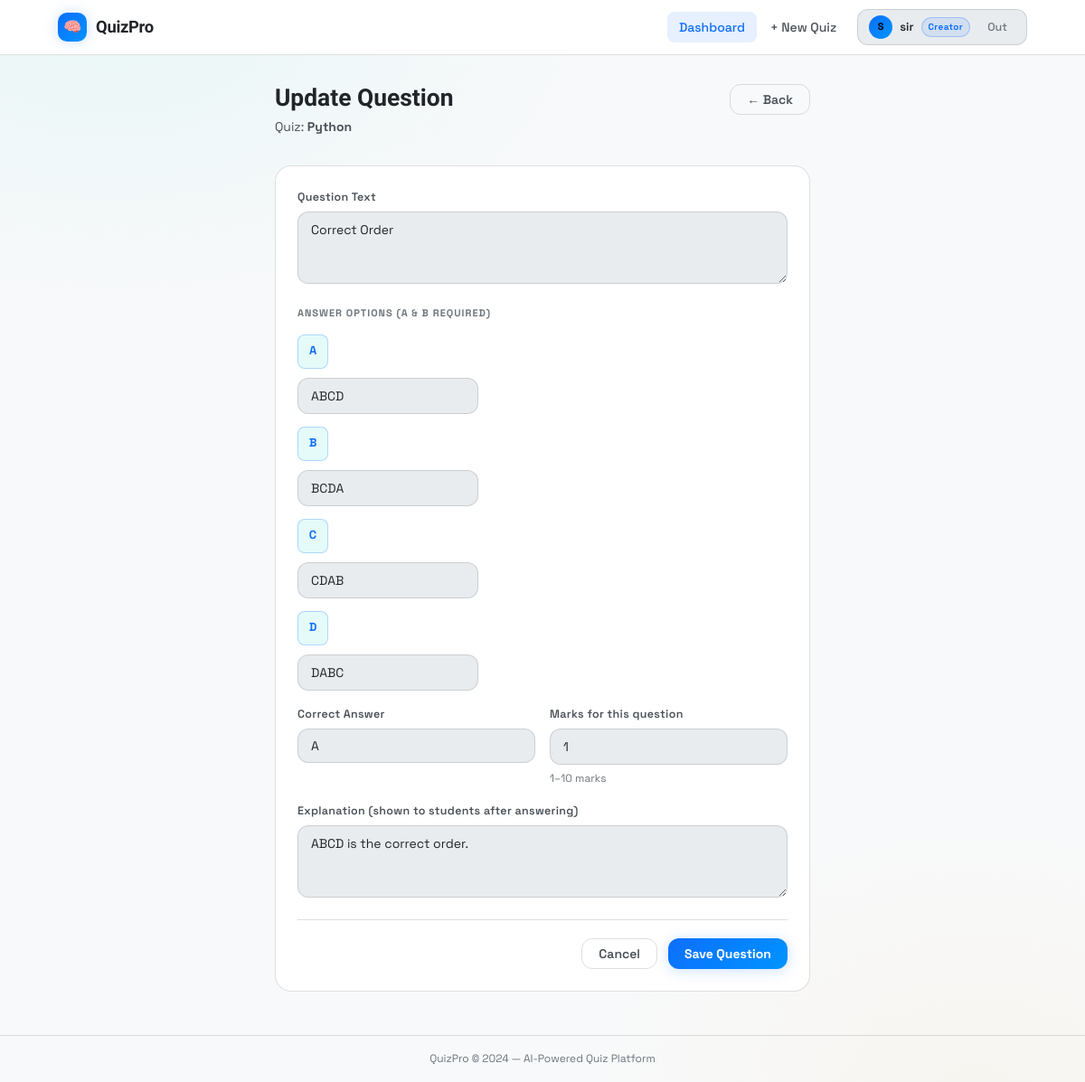
The page /creator/question/1/edit (signed in) on the database its author committed.
### models.py (models this page shows, shortened)
class User(UserMixin, db.Model):
    __tablename__ = 'users'
    id            = db.Column(db.Integer, primary_key=True)
    username      = db.Column(db.String(64),  unique=True, nullable=False, index=True)
    email         = db.Column(db.String(120), unique=True, nullable=False, index=True)
    password_hash = db.Column(db.String(256), nullable=False)
    role          = db.Column(db.String(20),  nullable=False, default='student')
    created_at    = db.Column(db.DateTime,    default=datetime.utcnow)
    quizzes  = db.relationship('Quiz',    backref='creator', lazy='dynamic', cascade='all, delete-orphan')
    attempts = db.relationship('Attempt', backref='student', lazy='dynamic', cascade='all, delete-orphan')
    @property
    def is_creator(self): return self.role == 'creator'

class Quiz(db.Model):
    __tablename__ = 'quizzes'
    id           = db.Column(db.Integer, primary_key=True)
    title        = db.Column(db.String(150), nullable=False)
    description  = db.Column(db.Text,        nullable=True)
    category     = db.Column(db.String(80),  nullable=False, default='General')
    difficulty   = db.Column(db.String(20),  nullable=False, default='Medium')
    time_limit   = db.Column(db.Integer,     nullable=False, default=30)
    is_published = db.Column(db.Boolean,     default=False)
    created_at   = db.Column(db.DateTime,    default=datetime.utcnow)
    updated_at   = db.Column(db.DateTime,    default=datetime.utcnow, onupdate=datetime.utcnow)
    creator_id   = db.Column(db.Integer, db.ForeignKey('users.id', ondelete='CASCADE'), nullable=False)
    questions = db.relationship('Question', backref='quiz', lazy='dynamic',
                                cascade='all, delete-orphan', order_by='Question.order_num')
    attempts  = db.relationship('Attempt',  backref='quiz', lazy='dynamic',
                                cascade='all, delete-orphan')

class Question(db.Model):
    __tablename__ = 'questions'
    id             = db.Column(db.Integer, primary_key=True)
    quiz_id        = db.Column(db.Integer, db.ForeignKey('quizzes.id', ondelete='CASCADE'), nullable=False)
    text           = db.Column(db.Text,       nullable=False)
    option_a       = db.Column(db.String(400), nullable=False)
    option_b       = db.Column(db.String(400), nullable=False)
    option_c       = db.Column(db.String(400), nullable=True)
    option_d       = db.Column(db.String(400), nullable=True)
    correct_option = db.Column(db.String(1),   nullable=False)
    marks          = db.Column(db.Integer,     nullable=False, default=1)
    explanation    = db.Column(db.Text,        nullable=True)
    order_num      = db.Column(db.Integer,     nullable=False, default=0)
    ai_generated   = db.Column(db.Boolean,     default=False)
    responses = db.relationship('Response', backref='question', lazy='dynamic',
                                cascade='all, delete-orphan')

### routes/creator.py (the view, shortened to what this page needs)
@creator_bp.route('/question/<int:qid>/edit', methods=['GET', 'POST'])
@login_required
@creator_required
def edit_question(qid):
    question = Question.query.get_or_404(qid)
    quiz     = question.quiz
    if quiz.creator_id != current_user.id:
        abort(403)
    form = QuestionForm(obj=question)
    return render_template('creator/question_form.html', form=form, quiz=quiz,
                           question=question, title='Edit Question', action='Update')

### forms.py (shortened to what this page needs)
class QuestionForm(FlaskForm):
    text           = TextAreaField('Question Text', validators=[DataRequired(), Length(5, 2000)])
    option_a       = StringField('Option A', validators=[DataRequired(), Length(max=400)])
    option_b       = StringField('Option B', validators=[DataRequired(), Length(max=400)])
    option_c       = StringField('Option C (optional)', validators=[Optional(), Length(max=400)])
    option_d       = StringField('Option D (optional)', validators=[Optional(), Length(max=400)])
    correct_option = SelectField('Correct Answer', choices=[('A','A'),('B','B'),('C','C'),('D','D')])
    marks          = IntegerField('Marks', validators=[DataRequired(), NumberRange(1, 10)], default=1)
    explanation    = TextAreaField('Explanation (optional)', validators=[Optional(), Length(max=1000)])
    submit         = SubmitField('Save Question')

### routes/creator.py (called while the page is built)
def creator_required(f):
    @wraps(f)
    def dec(*a, **kw):
        if not current_user.is_authenticated or not current_user.is_creator:
            flash('Access restricted to Quiz Creators.', 'warning')
            abort(403)
        return f(*a, **kw)
    return dec

### templates/creator/question_form.html (shortened to what this page needs)
{% extends 'base.html' %}
{% block content %}
<div class="container-sm">
  <div class="ph">
    <div>
      <h1>{{ action }} Question</h1>
      <p>Quiz: <b>{{ quiz.title }}</b></p>
    </div>
    <a href="{{ url_for('creator.manage_questions', quiz_id=quiz.id) }}" class="btn btn-outline">← Back</a>
  </div>
  <div class="card slide-up">
    <div class="card-body">
      <form method="POST" novalidate>
        <div class="fg mb5">
          <label class="label">Question Text</label>
          {{ form.text(class='input'+(' is-invalid' if form.text.errors else ''), rows=3, placeholder='Write a clear, unambiguous question...') }}
        </div>
        <div class="section-tag">Answer Options (A & B required)</div>
        {% for field, lbl, req in [(form.option_a,'A',True),(form.option_b,'B',True),(form.option_c,'C',False),(form.option_d,'D',False)] %}
        <div class="fg mb3" style="display:flex;align-items:flex-start;gap:10px">
          <div style="width:34px;height:38px;border-radius:8px;background:rgba(0,212,200,.1);border:1px solid var(--border2);color:var(--cyan);display:flex;align-items:center;justify-content:center;font-weight:800;font-size:13px;flex-shrink:0;margin-top:2px">{{ lbl }}</div>
          <div style="flex:1">
            {{ field(class='input'+(' is-invalid' if field.errors else ''), placeholder=lbl+' — option text'+(' (optional)' if not req else '')) }}
          </div>
        </div>
        {% endfor %}
        <div class="row2 mt4 mb4">
          <div class="fg">
            <label class="label">Correct Answer</label>
            {{ form.correct_option(class='input') }}
          </div>
          <div class="fg">
            <label class="label">Marks for this question</label>
            {{ form.marks(class='input'+(' is-invalid' if form.marks.errors else '')) }}
            <span class="hint">1–10 marks</span>
          </div>
        </div>
        <div class="fg mb5">
          <label class="label">Explanation (shown to students after answering)</label>
          {{ form.explanation(class='input', rows=2, placeholder='Why is this the correct answer?') }}
        </div>
        <div class="divider"></div>
        <div class="flex g3" style="justify-content:flex-end;flex-wrap:wrap">
          <a href="{{ url_for('creator.manage_questions', quiz_id=quiz.id) }}" class="btn btn-outline">Cancel</a>
          {{ form.submit(class='btn btn-primary') }}
        </div>
      </form>
    </div>
  </div>
</div>
{% endblock %}

### templates/base.html (shortened to what this page needs)
<!DOCTYPE html>
<html lang="en">
<head>
  <link rel="stylesheet" href="{{ url_for('static', filename='css/style.css') }}">
</head>
<body>
<div class="wrapper">
  <nav class="nav">
    <div class="nav-inner">
      <a href="{{ url_for('index') }}" class="nav-brand">
        <div class="brand-icon">🧠</div>
        QuizPro
      </a>
      {% if current_user.is_authenticated %}
      <div class="nav-links">
        {% if current_user.is_creator %}
          <a href="{{ url_for('creator.dashboard') }}"
             class="nav-a {% if 'creator' in (request.endpoint or '') %}active{% endif %}">Dashboard</a>
          <a href="{{ url_for('creator.create_quiz') }}" class="nav-a">+ New Quiz</a>
        {% else %}
          <a href="{{ url_for('student.dashboard') }}"
             class="nav-a {% if request.endpoint == 'student.dashboard' %}active{% endif %}">Quizzes</a>
          <a href="{{ url_for('student.history') }}"
             class="nav-a {% if request.endpoint == 'student.history' %}active{% endif %}">My History</a>
        {% endif %}
        <div class="nav-user" style="margin-left:.5rem">
          <div class="avatar">{{ current_user.username[0].upper() }}</div>
          <span class="username" style="font-size:13px;font-weight:600">{{ current_user.username }}</span>
          <span class="role-chip">{{ current_user.role|capitalize }}</span>
          <a href="{{ url_for('auth.logout') }}" class="nav-a btn-sm" style="padding:4px 9px;margin-left:2px;color:var(--t3)">Out</a>
        </div>
      </div>
      {% else %}
      <div class="nav-links">
        <a href="{{ url_for('auth.login') }}"    class="nav-a">Sign In</a>
        <a href="{{ url_for('auth.register') }}" class="btn btn-primary btn-sm">Get Started</a>
      </div>
      {% endif %}
    </div>
  </nav>
  <main class="main">{% block content %}{% endblock %}</main>
  <footer>QuizPro &copy; 2024 — AI-Powered Quiz Platform</footer>
</div>
</body>
</html>

### rows shown on the page
User: username "S", username "sir", role "Creator"
Quiz: title "Python"
Question: text "Correct Order", option_a "ABCD" "BCDA" "CDAB" "DABC", correct_option "A", marks "1", explanation "ABCD is the correct order."

### other values the page prints
{{ action }} "Update"
{{ lbl }} "A" "B" "C" "D"
